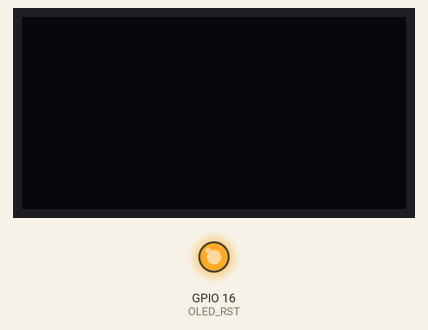
A sketch run on a simulated ESP8266 (NodeMCU). Shown: 128×64 one-colour display, output pins drawn as LEDs (lit = HIGH). Wiring (inferred from the names in the program): SSD1306 OLED at I2C address 0x3C. WiFi joins after 1.5 s; servers stay silent unless stated; uploads are accepted with an empty reply; what the sketch prints to the serial monitor is not drawn.

Above: at 0.1 s.
Timing chart, 0 to 1.7 s (numbered marks = the images above):
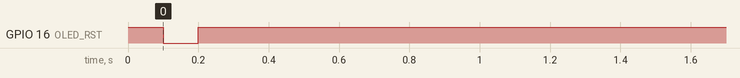

The sketch:

BART_OLED_Display_ESP8266_TwoScreens.ino
```cpp
/***************************************************
  BART Real-Time Departures on ER-OLEDM2004-1 (20x4 char OLED, I2C)
  Board: NodeMCU ESP-12E (ESP8266)

  Alternates between two screens on a timer:
    Screen 0: Northbound departures
    Screen 1: Southbound departures

  Data source: BART "legacy" ETD API (HTTPS).
  Docs: https://api.bart.gov/docs/etd/etd.aspx
  Get your own free key at: https://api.bart.gov/docs/overview/index.aspx

  == Hardware connection (NodeMCU ESP-12E) ==
  VCC -> 3V3/5V, GND -> GND, DB1/DB2(SCL) -> D2 (GPIO4), DB0(SDA) -> D1 (GPIO5)
  RES -> D0 (GPIO16)

  Libraries needed: ArduinoJson (Library Manager)
****************************************************/

#include <Arduino.h>
#include <Wire.h>
#include <ESP8266WiFi.h>
#include <ESP8266HTTPClient.h>
#include <WiFiClientSecure.h>
#include <ArduinoJson.h>
#include "er_oled.h"

// ---------- USER CONFIG ----------
const char* WIFI_SSID = "Dogma";
const char* WIFI_PASSWORD = "percycute";

const char* BART_API_KEY = "ZQAL-52IK-93LT-DWEI";  // BART key
const char* BART_STATION = "EMBR";                 // Embarcadero

const unsigned long DATA_POLL_INTERVAL_MS = 30000;     // how often to hit the API
const unsigned long SCREEN_SWITCH_INTERVAL_MS = 10000;  // how often to flip screens

const uint8_t I2C_SDA = 4;
const uint8_t I2C_SCL = 5;
// ----------------------------------

struct Departure {
  String dest;
  String minutes;
  String color;
};

const int MAX_PER_DIRECTION = 3;
Departure northDeps[MAX_PER_DIRECTION];
Departure southDeps[MAX_PER_DIRECTION];
int northCount = 0;
int southCount = 0;

unsigned long lastPoll = 0;
unsigned long lastScreenSwitch = 0;
uint8_t currentScreen = 0;  // 0 = North, 1 = South

WiFiClientSecure wifiClient;

void connectWiFi() {
  WiFi.mode(WIFI_STA);
  WiFi.begin(WIFI_SSID, WIFI_PASSWORD);
  Serial.print("Connecting to WiFi");
  while (WiFi.status() != WL_CONNECTED) {
    delay(300);
    Serial.print(".");
  }
  Serial.println("\nWiFi connected, IP: " + WiFi.localIP().toString());
}

// Fetches ETD for BART_STATION once, splits results into northDeps/southDeps
// by each departure's direction field. Updates northCount/southCount.
void fetchDepartures() {
  if (WiFi.status() != WL_CONNECTED) return;

  HTTPClient http;
  String url = String("https://api.bart.gov/api/etd.aspx?cmd=etd&orig=") + BART_STATION + "&key=" + BART_API_KEY + "&json=y";

  http.begin(wifiClient, url);
  int httpCode = http.GET();
  if (httpCode != 200) {
    Serial.printf("HTTP GET failed, code: %d\n", httpCode);
    http.end();
    return;
  }

  String payload = http.getString();
  http.end();

  DynamicJsonDocument doc(6144);
  DeserializationError err = deserializeJson(doc, payload);
  if (err) {
    Serial.print("JSON parse failed: ");
    Serial.println(err.c_str());
    return;
  }

  northCount = 0;
  southCount = 0;

  JsonArray etdArray = doc["root"]["station"][0]["etd"].as<JsonArray>();
  for (JsonObject etd : etdArray) {
    const char* dest = etd["destination"];
    JsonArray estimates = etd["estimate"].as<JsonArray>();
    if (estimates.size() == 0) continue;

    JsonObject first = estimates[0];
    const char* minutes = first["minutes"];
    const char* color = first["color"];
    const char* direction = first["direction"];  // "North" or "South"

    Departure d;
    d.dest = String(dest);
    d.minutes = String(minutes);
    d.color = String(color);

    if (strcmp(direction, "North") == 0 && northCount < MAX_PER_DIRECTION) {
      northDeps[northCount++] = d;
    } else if (strcmp(direction, "South") == 0 && southCount < MAX_PER_DIRECTION) {
      southDeps[southCount++] = d;
    }
  }
}

String fitToWidth(String s, uint8_t len) {
  if (s.length() > len) s = s.substring(0, len);
  while (s.length() < len) s += ' ';
  return s;
}

// Draws one direction's screen from already-fetched data (no network call).
void showDirection(const char* label, Departure* deps, int count) {
  er_oled_clear();

  String header = String(BART_STATION) + " " + label;
  er_oled_string(0, 0, fitToWidth(header, WIDTH).c_str(), 0);

  for (int i = 0; i < MAX_PER_DIRECTION; i++) {
    String line;
    if (i < count) {
      String dest = deps[i].dest;
      String mins = deps[i].minutes;
      String tail = (mins == "Leaving") ? "Now" : (mins + "m");
      String left = fitToWidth(dest, 14);
      String right = fitToWidth(tail, 6);
      right.trim();
      while (right.length() < 6) right = " " + right;
      line = left + right;
    } else {
      line = fitToWidth("", WIDTH);
    }
    er_oled_string(0, i + 1, fitToWidth(line, WIDTH).c_str(), 0);
  }
}

void showMessage(const char* line0, const char* line1 = "") {
  er_oled_clear();
  er_oled_string(0, 0, fitToWidth(line0, WIDTH).c_str(), 0);
  if (strlen(line1)) er_oled_string(0, 1, fitToWidth(line1, WIDTH).c_str(), 0);
}

// Redraws whichever screen is currently active, from cached data.
void renderCurrentScreen() {
  if (currentScreen == 0) {
    showDirection("Northbound", northDeps, northCount);
  } else {
    showDirection("Southbound", southDeps, southCount);
  }
}

void setup() {
  Serial.begin(9600);
  Wire.begin(I2C_SDA, I2C_SCL);
  er_oled_begin();

  wifiClient.setInsecure();  // skip TLS cert validation - fine for public data

  showMessage("Connecting WiFi...");
  connectWiFi();

  showMessage("WiFi connected", WiFi.localIP().toString().c_str());
  delay(1000);

  lastPoll = 0;  // force immediate fetch
  lastScreenSwitch = millis();
  currentScreen = 0;
}

void loop() {
  unsigned long now = millis();

  // --- Refresh data from BART (slow timer) ---
  if (now - lastPoll >= DATA_POLL_INTERVAL_MS || lastPoll == 0) {
    lastPoll = now;
    fetchDepartures();
    renderCurrentScreen();  // reflect fresh data immediately on current screen
  }

  // --- Flip between North/South screens (fast timer) ---
  if (now - lastScreenSwitch >= SCREEN_SWITCH_INTERVAL_MS) {
    lastScreenSwitch = now;
    currentScreen = 1 - currentScreen;  // toggle 0 <-> 1
    renderCurrentScreen();
  }

  delay(100);
}
```

er_oled.cpp
```cpp
/***************************************************
//Web: http://www.buydisplay.com
EastRising Technology Co.,LTD
****************************************************/
#include <Arduino.h>
#include <Wire.h>
#include "er_oled.h"


void command(uint8_t cmd)
{
  Wire.beginTransmission(0x3c);
  Wire.write(0x00);
  Wire.write(cmd);
  Wire.endTransmission();
}

void data(uint8_t dat)
{  Wire.beginTransmission(0x3c);
  Wire.write(0x40);
  Wire.write(dat);
  Wire.endTransmission();
}


void Write_CGRAM(const uint8_t *pBmp)
{uint8_t k;
//  command(0x28);  //RE=0,IS=0
  command(0x40);
  for(k=0;k<64;k++)
  {data(pBmp[k]);
 // *pBmp++
  }
}


void Write_DDRAM(uint8_t a)
{uint8_t j;
er_oled_set_cursor(0,0,0);
 command(0x02);
  delay(10);
 command(0x80);
	for(j=0;j<40;j++)
	{data(a);
	}
 command(0xc0);
	for(j=0;j<40;j++)
	{data(a);
	}
}

 void OLED_Display_Turn(uint8_t dat)
{
	command(0x2A);   //RE=1
	if(dat==0)
	{
	command(0x06);   // SEG99->SEG0  	 COM0->COM31
	}
	else
	{
	command(0x05);   // SEG0->SEG99    COM31->COM0
	}
	command(0x28);
}


void er_oled_begin()
{

    pinMode(OLED_RST, OUTPUT);


    digitalWrite(OLED_RST, HIGH);
    delay(100);
    digitalWrite(OLED_RST, LOW);
    delay(100);
    digitalWrite(OLED_RST, HIGH);
     delay(100);

   command  (0x2a);  //RE=1
    command  (0x71);  //Function Selection A
    data(0x00);	//Disable internal VDD
    command  (0x28);  //RE=0,IS=0
    command  (0x08);  //display OFF

    command  (0x2a);  //RE=1
    command  (0x79);  //SD=1  OLED command set is enabled
    command  (0xD5);  //Set Display Clock Divide Ratio/ Oscillator Frequency
    command  (0x70);
    command  (0x78);  //SD=0   OLED command set is disabled
    command  (0x09);  //5-dot font width, black/white inverting of cursor disable, 1-line or 2-line display mode
    command  (0x06);  //COM0 -> COM31  SEG99 -> SEG0,
    command  (0x72);  //Function Selection B. Select the character no. of character generator    Select character ROM
    data(0x01);  //CGRAOM 248 COGRAM 8   Select  ROM A

    command  (0x2a);  //RE=1
    command  (0x79);  //SD=1  OLED command set is enabled
    command  (0xDA);  //Set SEG Pins Hardware Configuration
    command  (0x10);  //Alternative (odd/even) SEG pin configuration, Disable SEG Left/Right remap
    command  (0xDC);  //Function Selection C  Set VSL & GPIO
    command  (0x83);  //Internal VSL  represents GPIO pin HiZ, input disabled (always read as low)
    command  (0x81);  //Set Contrast Control
    command  (0x8F);
    command  (0xD9);  //Set Phase Length
    command  (0x73);
    command  (0xDB);  //Set VCOMH Deselect Level (
    command  (0x30);  //0.83 x VCC

    command  (0x78);  //SD=0   OLED command set is disabled
    command  (0x28);  //RE=0,IS=0

    er_oled_clear();  //Clear Display
    command  (0x80);  //Set DDRAM Address

    command  (0x0C);
    command  (0x02);


    Write_CGRAM(cgram);
}

void er_oled_set_cursor(uint8_t x,uint8_t y,uint8_t Display_direction)
{      uint8_t addr=0;
 OLED_Display_Turn(Display_direction);

	addr+=x+y*0x20;
	command(0x28);
	command(0x80|addr);
}

void er_oled_clear(void)
{ //  command(0x28);  //RE=0,IS=0
    command(0x01);
     delay(10);
}

void er_oled_string(uint8_t x,uint8_t y, const char * pString,uint8_t Display_direction)
{ uint8_t character;
  er_oled_set_cursor( x,y,Display_direction);
 while (*pString != '\0')
  {character=(*pString);
    data(character);
   *pString++;
  }
}

void er_oled_char(uint8_t x,uint8_t y, uint8_t character,uint8_t Display_direction)
{
  er_oled_set_cursor( x,y,Display_direction);
  data(character);
}
```

er_oled.h
```cpp
/***************************************************
//Web: http://www.buydisplay.com
EastRising Technology Co.,LTD
****************************************************/

#ifndef _er_oled_H_
#define _er_oled_H_

#include <Arduino.h>

#define WIDTH 20
#define HEIGHT 4


#define OLED_RST  16


void I2C_Write_Byte(uint8_t value, uint8_t Cmd);
void command(uint8_t cmd);
void data(uint8_t dat);
void Write_CGRAM(const uint8_t *pBmp);
void er_oled_begin();
void er_oled_clear(void);
void er_oled_set_cursor(uint8_t x,uint8_t y,uint8_t Display_direction);
void er_oled_string(uint8_t x,uint8_t y, const char * pString,uint8_t Display_direction);
void er_oled_char(uint8_t x,uint8_t y, uint8_t character,uint8_t Display_direction);

void Write_DDRAM(uint8_t a);


 void OLED_Display_Turn(uint8_t dat);


const uint8_t cgram[]  = //
{
	0x1f,0x00,0x1f,0x00,0x1f,0x00,0x1f,0x00,
	0x00,0x1f,0x00,0x1f,0x00,0x1f,0x00,0x1f,
	0x15,0x15,0x15,0x15,0x15,0x15,0x15,0x15,
	0x0a,0x0a,0x0a,0x0a,0x0a,0x0a,0x0a,0x0a,
	0x08,0x0f,0x12,0x0f,0x0a,0x1f,0x02,0x02,	//年
	0x0f,0x09,0x0f,0x09,0x0f,0x09,0x09,0x13,	//月
	0x1f,0x11,0x11,0x1f,0x11,0x11,0x11,0x1F,	//日
	0x0C,0x0a,0x11,0x1f,0x09,0x09,0x09,0x13,	//分
};

#endif
```
